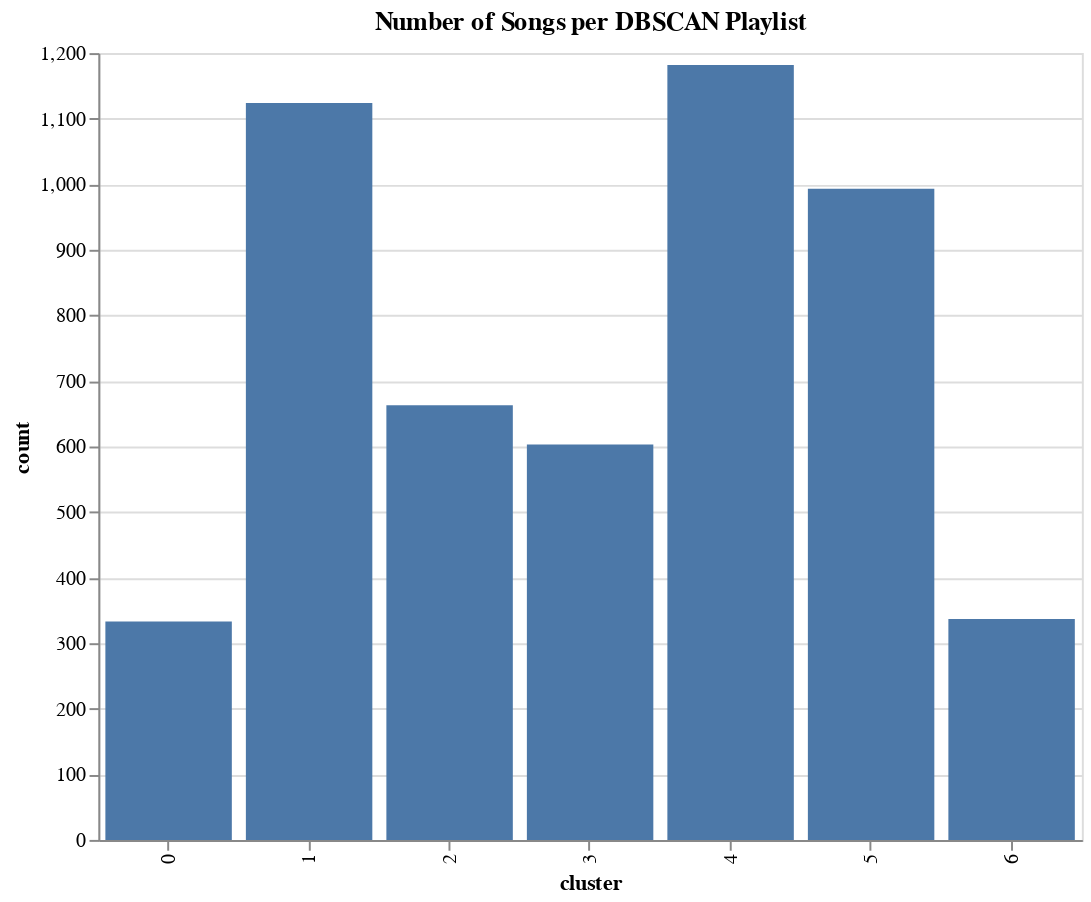

Write notebook code for a chart like this one.
### Code cell
cluster_sizes = df_kmean['cluster'].value_counts().reset_index()
cluster_sizes.columns = ['cluster','count']

alt.Chart(cluster_sizes).mark_bar().encode(
    x='cluster:N',
    y='count:Q',
    tooltip=['cluster','count']
).properties(title='Number of Songs per DBSCAN Playlist',
    width=500,
    height=400)

### Figure 1 — Vega-Lite specification as saved in the notebook (floating-point values rounded to 4 significant figures)
{"config": {"view": {"continuousWidth": 300, "continuousHeight": 300}}, "data": {"name": "data-f5aff80d1590a16bef9ff893ba045ebb"}, "mark": {"type": "bar"}, "encoding": {"tooltip": [{"field": "cluster", "type": "quantitative"}, {"field": "count", "type": "quantitative"}], "x": {"field": "cluster", "type": "nominal"}, "y": {"field": "count", "type": "quantitative"}}, "height": 400, "title": "Number of Songs per DBSCAN Playlist", "width": 500, "$schema": "https://vega.github.io/schema/vega-lite/v5.20.1.json", "datasets": {"data-f5aff80d1590a16bef9ff893ba045ebb": [{"cluster": 4, "count": 1182}, {"cluster": 1, "count": 1124}, {"cluster": 5, "count": 993}, {"cluster": 2, "count": 663}, {"cluster": 3, "count": 603}, {"cluster": 6, "count": 337}, {"cluster": 0, "count": 333}]}}
